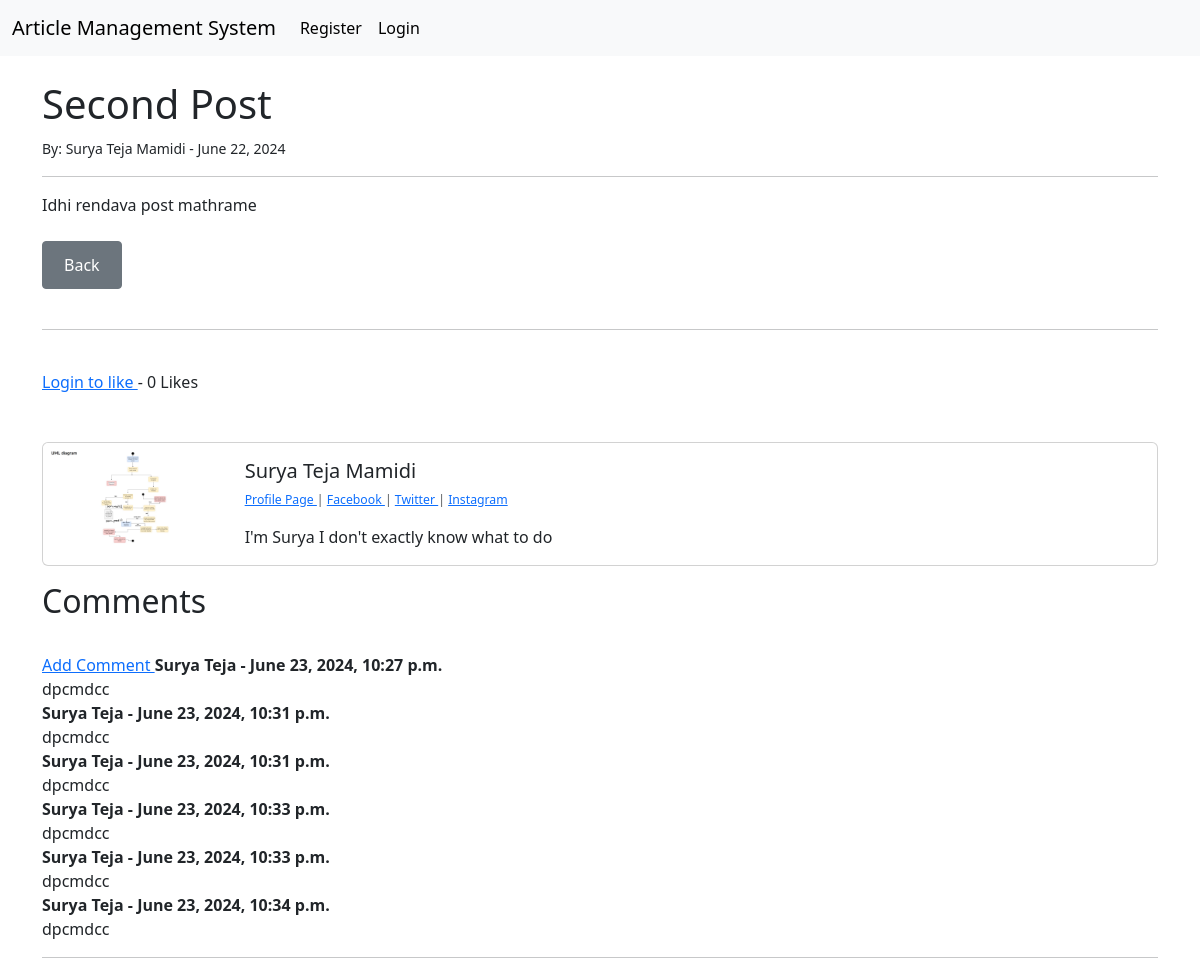
The app's page /article/2 with its own data.
### article/models.py (models this page shows, shortened)
class Post(models.Model):
    title = models.CharField(max_length= 255)
    title_tag = models.CharField(max_length=255)
    header_image = models.ImageField(null=True, blank = True, upload_to="images/" )
    author = models.ForeignKey(User, on_delete= models.CASCADE)
    body = RichTextField(blank=True, null=True)
    date_created = models.DateField(auto_now_add=True)
    category = models.CharField(max_length=255, default='Uncategorised')
    snippet = models.CharField(max_length=255)
    likes = models.ManyToManyField(User, related_name='blog_post')
    def total_likes(self):
        return self.likes.count()

class Profile(models.Model):
    user = models.OneToOneField(User, null = True, on_delete=models.CASCADE)
    bio = models.TextField()
    profile_pic = models.ImageField(null=True, blank = True, upload_to="images/profile/")
    facebook_url = models.CharField(max_length= 255, null=True, blank = True)
    twitter_url = models.CharField(max_length= 255, null=True, blank = True)
    instagram_url = models.CharField(max_length= 255, null=True, blank = True)

class Comment(models.Model):
    post = models.ForeignKey(Post, related_name="comments" ,on_delete=models.CASCADE)
    name = models.CharField(max_length=255)
    body = models.TextField()
    date_added = models.DateTimeField(auto_now_add=True)

### article/views.py (the view)
# urls.py: path('article/<int:pk>', ArticleDetailView.as_view(), name = 'article-detail'),
class ArticleDetailView(DetailView):
    model = Post
    template_name = 'article_details.html'
    def get_context_data(self, *args, **kwargs):
        cat_menu = Category.objects.all()
        context = super(ArticleDetailView, self).get_context_data( *args, **kwargs)
        obj = get_object_or_404(Post, id = self.kwargs['pk'])
        total_likes = obj.total_likes()
        liked = False
        if obj.likes.filter(id = self.request.user.id).exists():
            liked = True
        context["cat_menu"] = cat_menu
        context["total_likes"] = total_likes
        context["liked"] = liked
        return context

### article/templates/article_details.html (shortened to what this page needs)
{% extends "base.html" %}
{% load static  %}
{% block content %}
<h1> {{ post.title }} </h1>
<small>By: {{post.author.first_name}} {{post.author.last_name}} - {{post.date_created}}   </small>
<br/>
<hr>
{{ post.body|safe }}
<br/>
<br/>
<button type="button" class="btn btn-secondary btn-sm">
<a href = "{% url 'home' %}" class="btn btn-secondary" >Back</a>
</button>
<br/> <br/>
<hr>
<br/>
<form action = "{% url 'like-article' post.pk %}" method="POST">
    {%if user.is_authenticated %}
        {%if liked %}
            <button type = "submit", name = "post_id", value = "{{post.id}}", class = "btn btn-danger btn-sm"> Unlike </button>
        {% else%}
            <button type = "submit", name = "post_id", value = "{{post.id}}", class = "btn btn-primary btn-sm"> Like </button>
        {%endif%}
    {%else%}
         <a aria-current="page" href="{% url 'login'%}">Login to like </a>
    {% endif %}
    -   {{total_likes}} Likes
</form>
<br/>
<br/>
<div class="card mb-3">
    <div class="row g-0">
      <div class="col-md-2">
{% if post.author.profile.profile_pic %}
        <img src="{{post.author.profile.profile_pic.url}}" class="img-fluid rounded-start" alt="...">
{% else %}
        <img src="{% static "ams/images/default-profile.jpeg" %}" class="img-fluid rounded-start" alt="...">
{% endif %}
      </div>
      <div class="col-md-10">
        <div class="card-body">
          <h5 class="card-title">{{post.author.first_name}} {{post.author.last_name}}</h5>
          <small> <p class="small text-body-secondary">
            <a href = "{% url 'show_profile_page' post.author.id %}"> Profile Page </a> |
{%if post.author.profile.facebook_url%}  <a href="{{post.author.profile.facebook_url}}"> Facebook </a> | {%endif%}
{%if post.author.profile.twitter_url%}   <a href="{{post.author.profile.twitter_url}}"> Twitter </a> |   {%endif%}
{%if post.author.profile.instagram_url%}  <a href="{{post.author.profile.instagram_url}}"> Instagram </a> {%endif%}
            </p> </small>
          <p class="card-text">{{post.author.profile.bio}}</p>
        </div>
      </div>
    </div>
  </div>
<h2> Comments </h2>
<br/>
{%if not post.comments.all %}
    No Comments Yet <a href="{%url 'add-comment' post.pk %}">
    Add One</a>
{% else %}
<a href = "{%url 'add-comment' post.pk %}"> Add Comment </a>
    {% for comment in post.comments.all %}
       <strong>
        {{ comment.name}} - {{ comment.date_added }}
       </strong>
       <br/>
       {{ comment.body }}
       <br/>
    {% endfor %}
    <hr>
{% endif %}
{% endblock content %}

### article/templates/base.html (shortened to what this page needs)
<!doctype html>
<html lang="en">
  <head>
    <link href="https://cdn.jsdelivr.net/npm/bootstrap@5.3.3/dist/css/bootstrap.min.css" rel="stylesheet">
  </head>
  <body>
    <nav class="navbar navbar-expand-lg bg-body-tertiary">
        <div class="container-fluid">
          <a class="navbar-brand" href="{% url 'home' %}">Article Management System</a>
          <div class="collapse navbar-collapse" id="navbarSupportedContent">
            <ul class="navbar-nav me-auto mb-2 mb-lg-0">
                {% if user.is_authenticated %}
                  <li class="nav-item">
                    <a class="nav-link active" aria-current="page" href="{% url 'add-article'%}">Add Article</a>
                  </li>
                  <li class="nav-item">
                    <a class="nav-link active" aria-current="page" href="{% url 'add-category'%}">Add Category</a>
                  </li>
                {% else %}
                  <li class="nav-item">
                    <a class="nav-link active" aria-current="page" href="{% url 'register'%}">Register</a>
                  </li>
                  <li class="nav-item">
                    <a class="nav-link active" aria-current="page" href="{% url 'login'%}">Login</a>
                  </li>
                {% endif %}
            </ul>
          </div>
        </div>
      </nav>
    <div class = 'container'>
        {% block content %}
        {% endblock content %}
    </div>
  </body>
</html>

### records on screen
Post: title "Second Post", author.first_name "Surya Teja", author.last_name "Mamidi", date_created "June 22, 2024", body "Idhi rendava post mathrame", author.profile.profile_pic (picture), author.profile.bio "I'm Surya I don't exactly know what to do"
Comment: name "Surya Teja", date_added "June 23, 2024, 10:27 p.m.", body "dpcmdcc"
Comment: name "Surya Teja", date_added "June 23, 2024, 10:31 p.m.", body "dpcmdcc"
Comment: name "Surya Teja", date_added "June 23, 2024, 10:31 p.m.", body "dpcmdcc"
Comment: name "Surya Teja", date_added "June 23, 2024, 10:33 p.m.", body "dpcmdcc"
Comment: name "Surya Teja", date_added "June 23, 2024, 10:33 p.m.", body "dpcmdcc"
Comment: name "Surya Teja", date_added "June 23, 2024, 10:34 p.m.", body "dpcmdcc"

### other values on screen
{{ total_likes }} "0"
